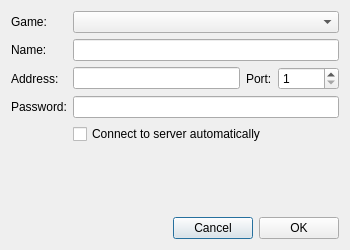
<?xml version="1.0" encoding="UTF-8"?>
<ui version="4.0">
 <class>ServerEditDialog</class>
 <widget class="QDialog" name="ServerEditDialog">
  <property name="geometry">
   <rect>
    <x>0</x>
    <y>0</y>
    <width>350</width>
    <height>250</height>
   </rect>
  </property>
  <property name="minimumSize">
   <size>
    <width>350</width>
    <height>250</height>
   </size>
  </property>
  <property name="maximumSize">
   <size>
    <width>350</width>
    <height>250</height>
   </size>
  </property>
  <property name="contextMenuPolicy">
   <enum>Qt::NoContextMenu</enum>
  </property>
  <property name="windowTitle">
   <string>Server details</string>
  </property>
  <property name="windowIcon">
   <iconset resource="OpenRcon.qrc">
    <normaloff>:/icons/openrcon.png</normaloff>:/icons/openrcon.png</iconset>
  </property>
  <property name="layoutDirection">
   <enum>Qt::LeftToRight</enum>
  </property>
  <property name="autoFillBackground">
   <bool>false</bool>
  </property>
  <property name="styleSheet">
   <string notr="true"/>
  </property>
  <layout class="QGridLayout" name="gridLayout">
   <item row="0" column="0">
    <widget class="QLabel" name="label_sed_game">
     <property name="text">
      <string>Game:</string>
     </property>
    </widget>
   </item>
   <item row="2" column="1">
    <layout class="QHBoxLayout" name="horizontalLayout_2">
     <item>
      <widget class="QLineEdit" name="lineEdit_sed_host">
       <property name="text">
        <string/>
       </property>
       <property name="frame">
        <bool>true</bool>
       </property>
      </widget>
     </item>
     <item>
      <widget class="QLabel" name="label_sed_port">
       <property name="text">
        <string>Port:</string>
       </property>
      </widget>
     </item>
     <item>
      <widget class="QSpinBox" name="spinBox_sed_port">
       <property name="minimum">
        <number>1</number>
       </property>
       <property name="maximum">
        <number>65535</number>
       </property>
      </widget>
     </item>
    </layout>
   </item>
   <item row="5" column="0" colspan="2">
    <spacer name="verticalSpacer">
     <property name="orientation">
      <enum>Qt::Vertical</enum>
     </property>
     <property name="sizeHint" stdset="0">
      <size>
       <width>20</width>
       <height>40</height>
      </size>
     </property>
    </spacer>
   </item>
   <item row="3" column="1">
    <widget class="QLineEdit" name="lineEdit_sed_password">
     <property name="text">
      <string/>
     </property>
     <property name="echoMode">
      <enum>QLineEdit::Password</enum>
     </property>
    </widget>
   </item>
   <item row="3" column="0">
    <widget class="QLabel" name="label_sed_password">
     <property name="text">
      <string>Password:</string>
     </property>
    </widget>
   </item>
   <item row="1" column="1">
    <widget class="QLineEdit" name="lineEdit_sed_name">
     <property name="text">
      <string/>
     </property>
    </widget>
   </item>
   <item row="6" column="0" colspan="2">
    <layout class="QHBoxLayout" name="horizontalLayout">
     <item>
      <spacer name="horizontalSpacer">
       <property name="orientation">
        <enum>Qt::Horizontal</enum>
       </property>
       <property name="sizeHint" stdset="0">
        <size>
         <width>40</width>
         <height>20</height>
        </size>
       </property>
      </spacer>
     </item>
     <item>
      <widget class="QPushButton" name="pushButton_sed_cancel">
       <property name="text">
        <string>Cancel</string>
       </property>
      </widget>
     </item>
     <item>
      <widget class="QPushButton" name="pushButton_sed_ok">
       <property name="text">
        <string>OK</string>
       </property>
      </widget>
     </item>
    </layout>
   </item>
   <item row="1" column="0">
    <widget class="QLabel" name="label_sed_name">
     <property name="text">
      <string>Name:</string>
     </property>
    </widget>
   </item>
   <item row="2" column="0">
    <widget class="QLabel" name="label_sed_host">
     <property name="text">
      <string>Address:</string>
     </property>
     <property name="textFormat">
      <enum>Qt::AutoText</enum>
     </property>
    </widget>
   </item>
   <item row="0" column="1">
    <widget class="QComboBox" name="comboBox_sed_game"/>
   </item>
   <item row="4" column="1">
    <widget class="QCheckBox" name="checkBox_sed_autoConnect">
     <property name="text">
      <string>Connect to server automatically</string>
     </property>
    </widget>
   </item>
  </layout>
 </widget>
 <tabstops>
  <tabstop>comboBox_sed_game</tabstop>
  <tabstop>lineEdit_sed_name</tabstop>
  <tabstop>lineEdit_sed_host</tabstop>
  <tabstop>spinBox_sed_port</tabstop>
  <tabstop>lineEdit_sed_password</tabstop>
  <tabstop>pushButton_sed_ok</tabstop>
  <tabstop>pushButton_sed_cancel</tabstop>
 </tabstops>
 <resources>
  <include location="OpenRcon.qrc"/>
 </resources>
 <connections/>
</ui>
